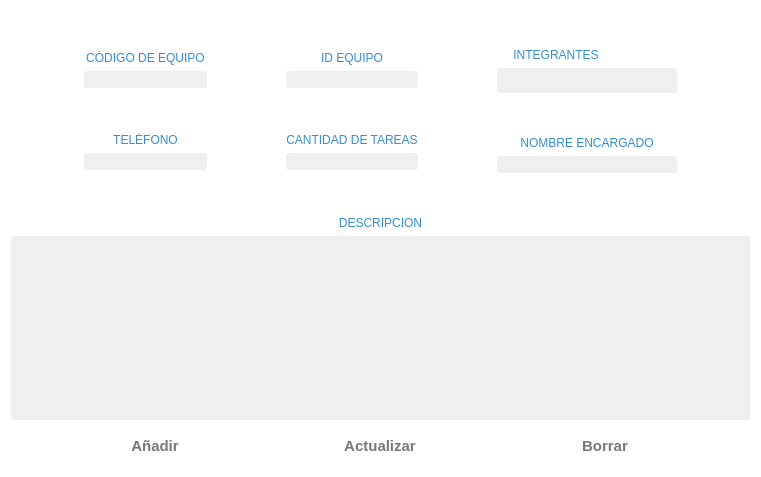
<?xml version="1.0" encoding="UTF-8"?>
<ui version="4.0">
 <class>Equipo_Operario</class>
 <widget class="QWidget" name="Equipo_Operario">
  <property name="geometry">
   <rect>
    <x>0</x>
    <y>0</y>
    <width>761</width>
    <height>477</height>
   </rect>
  </property>
  <property name="palette">
   <palette>
    <active>
     <colorrole role="Base">
      <brush brushstyle="SolidPattern">
       <color alpha="255">
        <red>46</red>
        <green>47</green>
        <blue>48</blue>
       </color>
      </brush>
     </colorrole>
     <colorrole role="Window">
      <brush brushstyle="SolidPattern">
       <color alpha="255">
        <red>255</red>
        <green>255</green>
        <blue>255</blue>
       </color>
      </brush>
     </colorrole>
    </active>
    <inactive>
     <colorrole role="Base">
      <brush brushstyle="SolidPattern">
       <color alpha="255">
        <red>46</red>
        <green>47</green>
        <blue>48</blue>
       </color>
      </brush>
     </colorrole>
     <colorrole role="Window">
      <brush brushstyle="SolidPattern">
       <color alpha="255">
        <red>255</red>
        <green>255</green>
        <blue>255</blue>
       </color>
      </brush>
     </colorrole>
    </inactive>
    <disabled>
     <colorrole role="Base">
      <brush brushstyle="SolidPattern">
       <color alpha="255">
        <red>255</red>
        <green>255</green>
        <blue>255</blue>
       </color>
      </brush>
     </colorrole>
     <colorrole role="Window">
      <brush brushstyle="SolidPattern">
       <color alpha="255">
        <red>255</red>
        <green>255</green>
        <blue>255</blue>
       </color>
      </brush>
     </colorrole>
    </disabled>
   </palette>
  </property>
  <property name="windowTitle">
   <string>Form</string>
  </property>
  <layout class="QVBoxLayout" name="verticalLayout_15">
   <item>
    <layout class="QVBoxLayout" name="verticalLayout_14">
     <item>
      <layout class="QHBoxLayout" name="horizontalLayout_2">
       <item>
        <spacer name="horizontalSpacer_2">
         <property name="orientation">
          <enum>Qt::Horizontal</enum>
         </property>
         <property name="sizeHint" stdset="0">
          <size>
           <width>40</width>
           <height>20</height>
          </size>
         </property>
        </spacer>
       </item>
       <item>
        <layout class="QVBoxLayout" name="verticalLayout_4">
         <item>
          <spacer name="verticalSpacer_4">
           <property name="orientation">
            <enum>Qt::Vertical</enum>
           </property>
           <property name="sizeHint" stdset="0">
            <size>
             <width>20</width>
             <height>40</height>
            </size>
           </property>
          </spacer>
         </item>
         <item>
          <layout class="QVBoxLayout" name="verticalLayout">
           <item>
            <widget class="QLabel" name="label">
             <property name="styleSheet">
              <string notr="true">font: 10pt &quot;Segoe UI Semilight&quot;;
color: rgb(54, 141, 206);</string>
             </property>
             <property name="text">
              <string>CÓDIGO DE EQUIPO</string>
             </property>
             <property name="alignment">
              <set>Qt::AlignCenter</set>
             </property>
            </widget>
           </item>
           <item>
            <widget class="MyLineEditShine" name="le_codigo">
             <property name="font">
              <font>
               <family>Segoe UI</family>
               <pointsize>10</pointsize>
              </font>
             </property>
             <property name="styleSheet">
              <string notr="true">background-color: #EFEFEF; 
border-radius: 3px;
color:rgb(50, 50, 50);</string>
             </property>
             <property name="alignment">
              <set>Qt::AlignCenter</set>
             </property>
            </widget>
           </item>
          </layout>
         </item>
         <item>
          <spacer name="verticalSpacer">
           <property name="orientation">
            <enum>Qt::Vertical</enum>
           </property>
           <property name="sizeHint" stdset="0">
            <size>
             <width>20</width>
             <height>40</height>
            </size>
           </property>
          </spacer>
         </item>
         <item>
          <layout class="QVBoxLayout" name="verticalLayout_11">
           <item>
            <widget class="QLabel" name="label_5">
             <property name="styleSheet">
              <string notr="true">font: 10pt &quot;Segoe UI Semilight&quot;;
color: rgb(54, 141, 206);</string>
             </property>
             <property name="text">
              <string>TELÉFONO</string>
             </property>
             <property name="alignment">
              <set>Qt::AlignCenter</set>
             </property>
            </widget>
           </item>
           <item>
            <widget class="MyLineEditShine" name="le_telefono">
             <property name="font">
              <font>
               <family>Segoe UI</family>
               <pointsize>10</pointsize>
              </font>
             </property>
             <property name="styleSheet">
              <string notr="true">background-color: #EFEFEF; 
border-radius: 3px;
color:rgb(50, 50, 50);</string>
             </property>
             <property name="alignment">
              <set>Qt::AlignCenter</set>
             </property>
            </widget>
           </item>
          </layout>
         </item>
         <item>
          <spacer name="verticalSpacer_11">
           <property name="orientation">
            <enum>Qt::Vertical</enum>
           </property>
           <property name="sizeHint" stdset="0">
            <size>
             <width>20</width>
             <height>40</height>
            </size>
           </property>
          </spacer>
         </item>
         <item>
          <layout class="QVBoxLayout" name="verticalLayout_3"/>
         </item>
        </layout>
       </item>
       <item>
        <spacer name="horizontalSpacer_3">
         <property name="orientation">
          <enum>Qt::Horizontal</enum>
         </property>
         <property name="sizeHint" stdset="0">
          <size>
           <width>40</width>
           <height>20</height>
          </size>
         </property>
        </spacer>
       </item>
       <item>
        <layout class="QVBoxLayout" name="verticalLayout_6">
         <item>
          <spacer name="verticalSpacer_7">
           <property name="orientation">
            <enum>Qt::Vertical</enum>
           </property>
           <property name="sizeHint" stdset="0">
            <size>
             <width>20</width>
             <height>40</height>
            </size>
           </property>
          </spacer>
         </item>
         <item>
          <layout class="QVBoxLayout" name="verticalLayout_7">
           <item>
            <widget class="QLabel" name="label_3">
             <property name="styleSheet">
              <string notr="true">font: 10pt &quot;Segoe UI Semilight&quot;;
color: rgb(54, 141, 206);</string>
             </property>
             <property name="text">
              <string>ID EQUIPO</string>
             </property>
             <property name="alignment">
              <set>Qt::AlignCenter</set>
             </property>
            </widget>
           </item>
           <item>
            <widget class="MyLineEditShine" name="le_equipo_operario">
             <property name="font">
              <font>
               <family>Segoe UI</family>
               <pointsize>10</pointsize>
              </font>
             </property>
             <property name="styleSheet">
              <string notr="true">background-color: #EFEFEF; 
border-radius: 3px;
color:rgb(50, 50, 50);</string>
             </property>
             <property name="alignment">
              <set>Qt::AlignCenter</set>
             </property>
            </widget>
           </item>
          </layout>
         </item>
         <item>
          <spacer name="verticalSpacer_2">
           <property name="orientation">
            <enum>Qt::Vertical</enum>
           </property>
           <property name="sizeHint" stdset="0">
            <size>
             <width>20</width>
             <height>40</height>
            </size>
           </property>
          </spacer>
         </item>
         <item>
          <layout class="QVBoxLayout" name="verticalLayout_8">
           <item>
            <widget class="QLabel" name="label_4">
             <property name="styleSheet">
              <string notr="true">font: 10pt &quot;Segoe UI Semilight&quot;;
color: rgb(54, 141, 206);</string>
             </property>
             <property name="text">
              <string>CANTIDAD DE TAREAS</string>
             </property>
             <property name="alignment">
              <set>Qt::AlignCenter</set>
             </property>
            </widget>
           </item>
           <item>
            <widget class="MyLineEditShine" name="le_cantidad_tareas">
             <property name="font">
              <font>
               <family>Segoe UI</family>
               <pointsize>10</pointsize>
              </font>
             </property>
             <property name="styleSheet">
              <string notr="true">background-color: #EFEFEF; 
border-radius: 3px;
color:rgb(50, 50, 50);</string>
             </property>
             <property name="alignment">
              <set>Qt::AlignCenter</set>
             </property>
            </widget>
           </item>
          </layout>
         </item>
         <item>
          <spacer name="verticalSpacer_13">
           <property name="orientation">
            <enum>Qt::Vertical</enum>
           </property>
           <property name="sizeHint" stdset="0">
            <size>
             <width>20</width>
             <height>40</height>
            </size>
           </property>
          </spacer>
         </item>
         <item>
          <layout class="QVBoxLayout" name="verticalLayout_9"/>
         </item>
        </layout>
       </item>
       <item>
        <spacer name="horizontalSpacer_4">
         <property name="orientation">
          <enum>Qt::Horizontal</enum>
         </property>
         <property name="sizeHint" stdset="0">
          <size>
           <width>40</width>
           <height>20</height>
          </size>
         </property>
        </spacer>
       </item>
       <item>
        <layout class="QVBoxLayout" name="verticalLayout_10">
         <item>
          <spacer name="verticalSpacer_8">
           <property name="orientation">
            <enum>Qt::Vertical</enum>
           </property>
           <property name="sizeHint" stdset="0">
            <size>
             <width>20</width>
             <height>40</height>
            </size>
           </property>
          </spacer>
         </item>
         <item>
          <layout class="QVBoxLayout" name="verticalLayout_12">
           <item>
            <layout class="QHBoxLayout" name="horizontalLayout_3">
             <property name="sizeConstraint">
              <enum>QLayout::SetFixedSize</enum>
             </property>
             <item>
              <widget class="QLabel" name="label_7">
               <property name="styleSheet">
                <string notr="true">font: 10pt &quot;Segoe UI Semilight&quot;;
color: rgb(54, 141, 206);</string>
               </property>
               <property name="text">
                <string>INTEGRANTES</string>
               </property>
               <property name="alignment">
                <set>Qt::AlignCenter</set>
               </property>
              </widget>
             </item>
             <item>
              <widget class="ClickableLabel" name="l_add_operario">
               <property name="maximumSize">
                <size>
                 <width>25</width>
                 <height>25</height>
                </size>
               </property>
               <property name="text">
                <string/>
               </property>
               <property name="pixmap">
                <pixmap resource="assets.qrc">:/icons/plus_blue.png</pixmap>
               </property>
               <property name="scaledContents">
                <bool>true</bool>
               </property>
               <property name="alignment">
                <set>Qt::AlignCenter</set>
               </property>
              </widget>
             </item>
             <item>
              <widget class="ClickableLabel" name="l_delete_operario">
               <property name="maximumSize">
                <size>
                 <width>25</width>
                 <height>25</height>
                </size>
               </property>
               <property name="text">
                <string/>
               </property>
               <property name="pixmap">
                <pixmap resource="assets.qrc">:/icons/delete_blue.png</pixmap>
               </property>
               <property name="scaledContents">
                <bool>true</bool>
               </property>
               <property name="alignment">
                <set>Qt::AlignCenter</set>
               </property>
              </widget>
             </item>
            </layout>
           </item>
           <item>
            <widget class="MyLabelSpinner" name="l_operarios">
             <property name="minimumSize">
              <size>
               <width>180</width>
               <height>25</height>
              </size>
             </property>
             <property name="font">
              <font>
               <family>Segoe UI</family>
               <pointsize>10</pointsize>
              </font>
             </property>
             <property name="styleSheet">
              <string notr="true">background-color: #EFEFEF; 
border-radius: 3px;
color:rgb(50, 50, 50);</string>
             </property>
             <property name="text">
              <string/>
             </property>
             <property name="alignment">
              <set>Qt::AlignCenter</set>
             </property>
            </widget>
           </item>
          </layout>
         </item>
         <item>
          <spacer name="verticalSpacer_3">
           <property name="orientation">
            <enum>Qt::Vertical</enum>
           </property>
           <property name="sizeHint" stdset="0">
            <size>
             <width>20</width>
             <height>40</height>
            </size>
           </property>
          </spacer>
         </item>
         <item>
          <layout class="QVBoxLayout" name="verticalLayout_2">
           <item>
            <widget class="QLabel" name="label_2">
             <property name="styleSheet">
              <string notr="true">font: 10pt &quot;Segoe UI Semilight&quot;;
color: rgb(54, 141, 206);</string>
             </property>
             <property name="text">
              <string>NOMBRE ENCARGADO</string>
             </property>
             <property name="alignment">
              <set>Qt::AlignCenter</set>
             </property>
            </widget>
           </item>
           <item>
            <widget class="MyLineEditShine" name="le_nombre_encargado">
             <property name="font">
              <font>
               <family>Segoe UI</family>
               <pointsize>10</pointsize>
              </font>
             </property>
             <property name="styleSheet">
              <string notr="true">background-color: #EFEFEF; 
border-radius: 3px;
color:rgb(50, 50, 50);</string>
             </property>
             <property name="alignment">
              <set>Qt::AlignCenter</set>
             </property>
            </widget>
           </item>
          </layout>
         </item>
         <item>
          <spacer name="verticalSpacer_12">
           <property name="orientation">
            <enum>Qt::Vertical</enum>
           </property>
           <property name="sizeHint" stdset="0">
            <size>
             <width>20</width>
             <height>40</height>
            </size>
           </property>
          </spacer>
         </item>
         <item>
          <layout class="QVBoxLayout" name="verticalLayout_13"/>
         </item>
        </layout>
       </item>
       <item>
        <spacer name="horizontalSpacer">
         <property name="orientation">
          <enum>Qt::Horizontal</enum>
         </property>
         <property name="sizeHint" stdset="0">
          <size>
           <width>40</width>
           <height>20</height>
          </size>
         </property>
        </spacer>
       </item>
      </layout>
     </item>
     <item>
      <layout class="QVBoxLayout" name="verticalLayout_5">
       <item>
        <widget class="QLabel" name="label_6">
         <property name="styleSheet">
          <string notr="true">font: 10pt &quot;Segoe UI Semilight&quot;;
color: rgb(54, 141, 206);</string>
         </property>
         <property name="text">
          <string>DESCRIPCION</string>
         </property>
         <property name="alignment">
          <set>Qt::AlignCenter</set>
         </property>
        </widget>
       </item>
       <item>
        <widget class="QPlainTextEdit" name="pt_descripcion">
         <property name="styleSheet">
          <string notr="true">background-color: #EFEFEF; 
border-radius: 3px;
color:rgb(50, 50, 50);</string>
         </property>
        </widget>
       </item>
      </layout>
     </item>
    </layout>
   </item>
   <item>
    <layout class="QHBoxLayout" name="horizontalLayout">
     <item>
      <widget class="QPushButton" name="pb_agregar">
       <property name="minimumSize">
        <size>
         <width>130</width>
         <height>40</height>
        </size>
       </property>
       <property name="maximumSize">
        <size>
         <width>130</width>
         <height>41</height>
        </size>
       </property>
       <property name="font">
        <font>
         <family>Segoe UI</family>
         <pointsize>11</pointsize>
         <weight>75</weight>
         <bold>true</bold>
        </font>
       </property>
       <property name="styleSheet">
        <string notr="true">border-radius: 10px;
color:rgb(120, 120, 120);</string>
       </property>
       <property name="text">
        <string>Añadir</string>
       </property>
       <property name="icon">
        <iconset resource="assets.qrc">
         <normaloff>:/icons/subir.png</normaloff>:/icons/subir.png</iconset>
       </property>
       <property name="iconSize">
        <size>
         <width>25</width>
         <height>25</height>
        </size>
       </property>
      </widget>
     </item>
     <item>
      <widget class="QPushButton" name="pb_actualizar">
       <property name="minimumSize">
        <size>
         <width>150</width>
         <height>40</height>
        </size>
       </property>
       <property name="maximumSize">
        <size>
         <width>150</width>
         <height>41</height>
        </size>
       </property>
       <property name="font">
        <font>
         <family>Segoe UI</family>
         <pointsize>11</pointsize>
         <weight>75</weight>
         <bold>true</bold>
        </font>
       </property>
       <property name="styleSheet">
        <string notr="true">border-radius: 10px;
color:rgb(120, 120, 120);</string>
       </property>
       <property name="text">
        <string>Actualizar</string>
       </property>
       <property name="icon">
        <iconset resource="assets.qrc">
         <normaloff>:/icons/update.png</normaloff>:/icons/update.png</iconset>
       </property>
       <property name="iconSize">
        <size>
         <width>30</width>
         <height>30</height>
        </size>
       </property>
      </widget>
     </item>
     <item>
      <widget class="QPushButton" name="pb_borrar">
       <property name="minimumSize">
        <size>
         <width>130</width>
         <height>40</height>
        </size>
       </property>
       <property name="maximumSize">
        <size>
         <width>130</width>
         <height>41</height>
        </size>
       </property>
       <property name="font">
        <font>
         <family>Segoe UI</family>
         <pointsize>11</pointsize>
         <weight>75</weight>
         <bold>true</bold>
        </font>
       </property>
       <property name="styleSheet">
        <string notr="true">border-radius: 10px;
color:rgb(120, 120, 120);</string>
       </property>
       <property name="text">
        <string>Borrar</string>
       </property>
       <property name="icon">
        <iconset resource="assets.qrc">
         <normaloff>:/icons/delete_blue.png</normaloff>:/icons/delete_blue.png</iconset>
       </property>
       <property name="iconSize">
        <size>
         <width>25</width>
         <height>25</height>
        </size>
       </property>
      </widget>
     </item>
    </layout>
   </item>
   <item>
    <spacer name="verticalSpacer_5">
     <property name="orientation">
      <enum>Qt::Vertical</enum>
     </property>
     <property name="sizeHint" stdset="0">
      <size>
       <width>20</width>
       <height>5</height>
      </size>
     </property>
    </spacer>
   </item>
  </layout>
 </widget>
 <customwidgets>
  <customwidget>
   <class>MyLineEditShine</class>
   <extends>QLineEdit</extends>
   <header location="global">mylineeditshine.h</header>
  </customwidget>
  <customwidget>
   <class>MyLabelSpinner</class>
   <extends>QLabel</extends>
   <header location="global">mylabelspinner.h</header>
  </customwidget>
  <customwidget>
   <class>ClickableLabel</class>
   <extends>QLabel</extends>
   <header location="global">clickablelabel.h</header>
  </customwidget>
 </customwidgets>
 <resources>
  <include location="assets.qrc"/>
 </resources>
 <connections/>
</ui>
